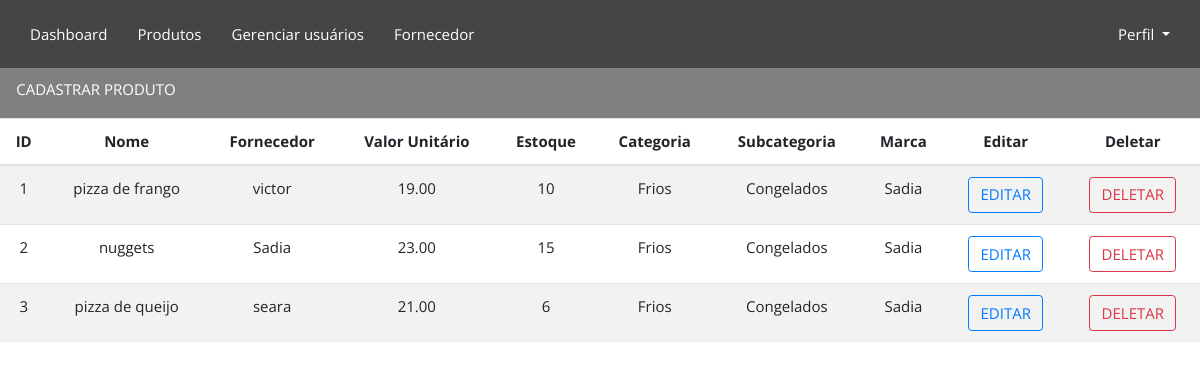
/telainicial/produtos/, run on the app's committed database.
### Produtos/models.py (models this page shows)
class Produtos(models.Model):
   idProduto = models.AutoField(primary_key=True)
   idFornecedor = models.ForeignKey(Fornecedor,on_delete=models.CASCADE)
   nomeProduto=models.CharField(max_length= 30)
   valorUnit= models.DecimalField(max_digits=10,decimal_places=2)
   qntEstoque =models.IntegerField(default = 1)
   categoria = models.CharField(max_length=15)
   subCategoria=models.CharField(max_length=15)
   marcaProduto=models.CharField(max_length=15)

### Fornecedores/models.py (models this page shows)
class Fornecedor(models.Model):
    idFornecedor = models.AutoField(primary_key=True)
    nomeFornecedor = models.CharField(max_length=30, validators = [valida_texto])
    endereco = models.CharField(max_length=30)
    telefone = models.CharField(max_length=20)
    cep = models.CharField(max_length=8)
    cnpj = models.CharField(max_length=14)

### Produtos/views.py (the view)
# urls.py: path('', produtos_view),
def produtos_view(request):
    produtos = Produtos.objects.all()
    fornecedores = Fornecedor.objects.all()
    return render(request,"produtos.html", {"produtos": produtos, "fornecedores": fornecedores})

### Produtos/templates/produtos.html (shortened to what this page needs)
{% extends 'base.html' %}
{% load static %}
{% block content%}
    <link rel="stylesheet" href="{% static 'css/produto.css' %}">
    <div class="retangulo">
        <ul>
            <li>
                <button type="button" class="btn btn-transparent" data-toggle="modal" data-target=".bd-cadastro-modal-lg">
                    CADASTRAR PRODUTO
                </button>
            </li>
        </ul>
    </div>
    <table class="table table-striped">
        <thead class="thead">
            <tr>
                <th scope="col">ID</th>
                <th scope="col">Nome</th>
                <th scope="col">Fornecedor</th>
                <th scope="col">Valor Unitário</th>
                <th scope="col">Estoque</th>
                <th scope="col">Categoria</th>
                <th scope="col">Subcategoria</th>
                <th scope="col">Marca</th>
                <th scope="col">Editar</th>
                <th scope="col">Deletar</th>
            </tr>
        </thead>
        <tbody>
            {% for produto in produtos %}
            <tr>
                <td>{{ produto.idProduto }}</td>
                <td>{{ produto.nomeProduto}}</td>
                <td>{{ produto.idFornecedor.nomeFornecedor }}</td>
                <td>{{ produto.valorUnit }}</td>
                <td>{{ produto.qntEstoque }}</td>
                <td>{{ produto.categoria }}</td>
                <td>{{ produto.subCategoria }}</td>
                <td>{{ produto.marcaProduto }}</td>
                <td>
                    <a href="{% url 'editarProdutos_view' produto.idProduto %}" class="btn btn-outline-primary">EDITAR</a>
                </td>
                <td>
                    <a href="{% url 'deleteProdutos_view' produto.idProduto %}" class="btn btn-outline-danger">DELETAR</a>
                </td>
            </tr>
            {% endfor %}
        </tbody>
    </table>
{% endblock %}

### dashboard/Static/css/base.css (style rules this page uses)
* { margin:auto; padding: 0; box-sizing: border-box; font-family: 'Open Sans', sans-serif; font-size: 15px ; outline: none; }

### Produtos/static/css/produto.css (style rules this page uses)
.retangulo ul { height: 50px; background-color: grey; }
.retangulo ul li { display: inline; }
.btn-transparent { margin: 5px; background: transparent; border: none; transition: background .3s; color: white; }
.table thead th, .table tbody td { text-align: center; }
dl, ol, ul { margin-top: 0; margin-bottom: auto; }

### data on the page
Produtos: idProduto "1", nomeProduto "pizza de frango", idFornecedor.nomeFornecedor "victor", valorUnit "19.00", qntEstoque "10", categoria "Frios", subCategoria "Congelados", marcaProduto "Sadia"
Produtos: idProduto "2", nomeProduto "nuggets", idFornecedor.nomeFornecedor "Sadia", valorUnit "23.00", qntEstoque "15", categoria "Frios", subCategoria "Congelados", marcaProduto "Sadia"
Produtos: idProduto "3", nomeProduto "pizza de queijo", idFornecedor.nomeFornecedor "seara", valorUnit "21.00", qntEstoque "6", categoria "Frios", subCategoria "Congelados", marcaProduto "Sadia"
